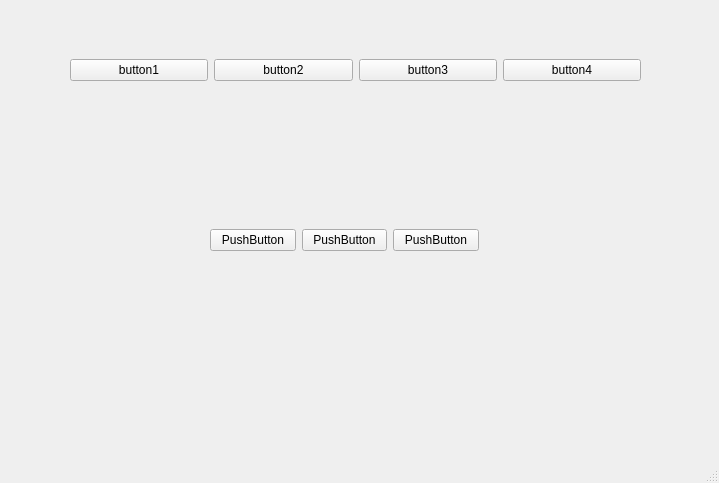
<?xml version="1.0" encoding="UTF-8"?>
<ui version="4.0">
 <class>MainWindow</class>
 <widget class="QMainWindow" name="MainWindow">
  <property name="geometry">
   <rect>
    <x>0</x>
    <y>0</y>
    <width>719</width>
    <height>483</height>
   </rect>
  </property>
  <property name="windowTitle">
   <string>MainWindow</string>
  </property>
  <widget class="QWidget" name="centralwidget">
   <widget class="QWidget" name="horizontalLayoutWidget">
    <property name="geometry">
     <rect>
      <x>210</x>
      <y>200</y>
      <width>269</width>
      <height>80</height>
     </rect>
    </property>
    <layout class="QHBoxLayout" name="horizontalLayout_2">
     <item>
      <widget class="QPushButton" name="pushButton_7">
       <property name="text">
        <string>PushButton</string>
       </property>
      </widget>
     </item>
     <item>
      <widget class="QPushButton" name="pushButton_5">
       <property name="text">
        <string>PushButton</string>
       </property>
      </widget>
     </item>
     <item>
      <widget class="QPushButton" name="pushButton_6">
       <property name="text">
        <string>PushButton</string>
       </property>
      </widget>
     </item>
    </layout>
   </widget>
   <widget class="QWidget" name="">
    <property name="geometry">
     <rect>
      <x>70</x>
      <y>10</y>
      <width>571</width>
      <height>121</height>
     </rect>
    </property>
    <layout class="QHBoxLayout" name="horizontalLayout">
     <item>
      <widget class="QPushButton" name="pushButton">
       <property name="text">
        <string>button1</string>
       </property>
      </widget>
     </item>
     <item>
      <widget class="QPushButton" name="pushButton_2">
       <property name="text">
        <string>button2</string>
       </property>
      </widget>
     </item>
     <item>
      <widget class="QPushButton" name="pushButton_3">
       <property name="text">
        <string>button3</string>
       </property>
      </widget>
     </item>
     <item>
      <widget class="QPushButton" name="pushButton_4">
       <property name="text">
        <string>button4</string>
       </property>
      </widget>
     </item>
    </layout>
   </widget>
  </widget>
  <widget class="QMenuBar" name="menubar">
   <property name="geometry">
    <rect>
     <x>0</x>
     <y>0</y>
     <width>719</width>
     <height>26</height>
    </rect>
   </property>
  </widget>
  <widget class="QStatusBar" name="statusbar"/>
 </widget>
 <resources/>
 <connections/>
</ui>
